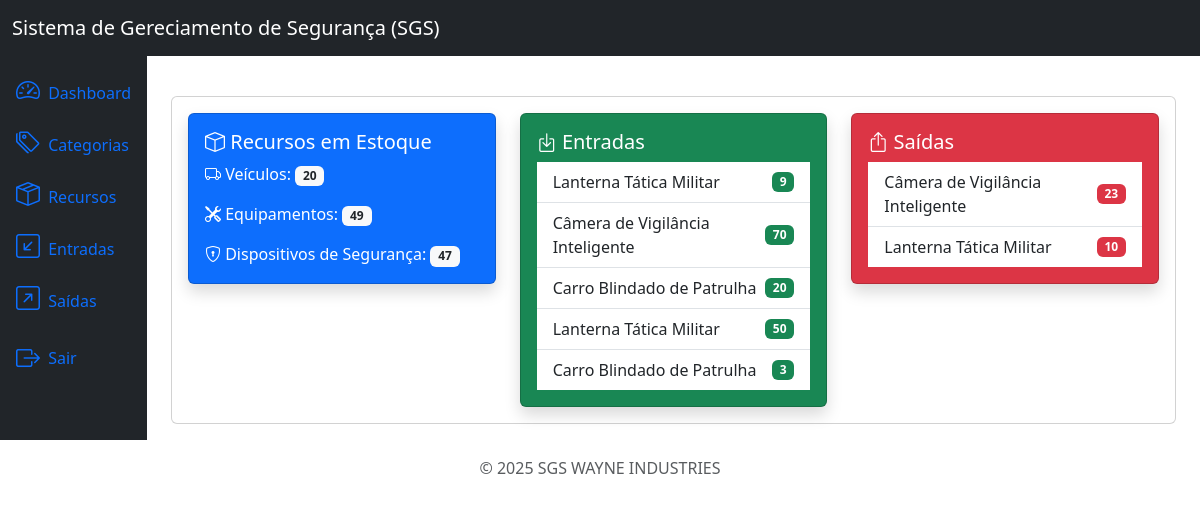
The app's page / (signed in) with its own data.
### products/models.py (models this page shows, shortened)
class Product(models.Model):
    title = models.CharField(max_length=200)
    category = models.ForeignKey(Category, on_delete=models.PROTECT, related_name='products')
    description  = models.TextField(null=True, blank=True)
    serie_number = models.CharField(max_length=200, null=True, blank=True)
    status = models.CharField(max_length=200)
    location = models.CharField(max_length=200, null=True, blank=True)
    quantity = models.IntegerField(default=0)
    created_at = models.DateTimeField(auto_now_add=True)
    update_at = models.DateTimeField(auto_now=True)
    class Meta:
        ordering = ['title']

### app/views.py (the view)
# urls.py: path('', views.home, name='home'),
@login_required(login_url='login')
def home(request):
    product_metrics = metrics.get_product_metrics()
    context = {
        'product_metrics': product_metrics,
    }
    return render(request, 'home.html', context)

### app/templates/home.html (shortened to what this page needs)
{% extends 'base.html' %}
{% block content %}
  {% if perms.products.view_product and perms.inflows.view_inflow %}
    {% include 'components/_product_metrics.html' %}
  {% endif %}
{% endblock %}

### app/templates/components/_product_metrics.html
<div class="card mt-4">
  <div class="card-body">
    <div class="row">
      <div class="col-md-4">
        <div class="card bg-primary text-white shadow">
          <div class="card-body">
            <h5 class="card-title"><i class="bi bi-box"></i> Recursos em Estoque</h5>
            <p class="card-text font-weight-bold"><i class="bi bi-truck"></i> Veículos: <span class="badge bg-light text-dark">{{ product_metrics.vehicles_total_quantity }}</span></p>
            <p class="card-text font-weight-bold"><i class="bi bi-tools"></i> Equipamentos: <span class="badge bg-light text-dark">{{ product_metrics.equipment_total_quantity }}</span></p>
            <p class="card-text font-weight-bold"><i class="bi bi-shield-lock"></i> Dispositivos de Segurança: <span class="badge bg-light text-dark">{{ product_metrics.security_devices_total_quantity }}</span></p>
          </div>
        </div>
      </div>
      <div class="col-md-4">
        <div class="card bg-success text-white shadow">
          <div class="card-body">
            <h5 class="card-title"><i class="bi bi-box-arrow-in-down"></i> Entradas</h5>
            <ul class="list-group list-group-flush">
              {% for inflow in product_metrics.recent_inflows %}
                <li class="list-group-item d-flex justify-content-between align-items-center">
                  {{ inflow.product }}
                  <span class="badge bg-success">{{ inflow.quantity }}</span>
                </li>
              {% empty %}
                <li class="list-group-item text-muted">Nenhuma entrada recente</li>
              {% endfor %}
            </ul>
          </div>
        </div>
      </div>
      <div class="col-md-4">
        <div class="card bg-danger text-white shadow">
          <div class="card-body">
            <h5 class="card-title"><i class="bi bi-box-arrow-up"></i> Saídas</h5>
            <ul class="list-group list-group-flush">
              {% for outflow in product_metrics.recent_outflows %}
                <li class="list-group-item d-flex justify-content-between align-items-center">
                  {{ outflow.product }}
                  <span class="badge bg-danger">{{ outflow.quantity }}</span>
                </li>
              {% empty %}
                <li class="list-group-item text-muted">Nenhuma saída recente</li>
              {% endfor %}
            </ul>
          </div>
        </div>
      </div>
    </div>
  </div>
</div>

### records on screen
Product: product "Lanterna Tática Militar" "Lanterna Tática Militar", product "Lanterna Tática Militar"
Product: product "Câmera de Vigilância Inteligente", product "Câmera de Vigilância Inteligente"
Product: product "Carro Blindado de Patrulha" "Carro Blindado de Patrulha"

### other values on screen
{{ product_metrics.vehicles_total_quantity }} "20"
{{ product_metrics.equipment_total_quantity }} "49"
{{ product_metrics.security_devices_total_quantity }} "47"
{{ inflow.quantity }} "9" "70" "20" "50" "3"
{{ outflow.quantity }} "23" "10"
